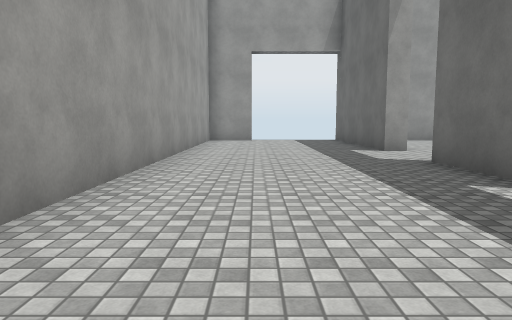
view 1 (above)

17 first-person views from a walk through a 3-D level made in the Unity game engine. The camera is 1.3 m above the floor, tilts 6° down and sees 70° across. The floor is counted in squares, 2 m on a side. Each view is taken from the middle of a square. On the plan, view 1 faces up. The plan holds only what a view shows up to about 11 squares ahead; the rest is blank. The place goes on beyond the plan. Surface patterns are stand-ins for the level's own textures.

view 2
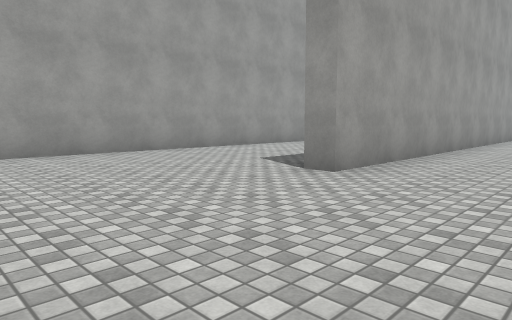

view 3
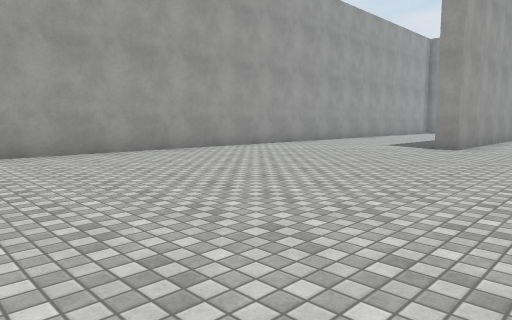

view 4
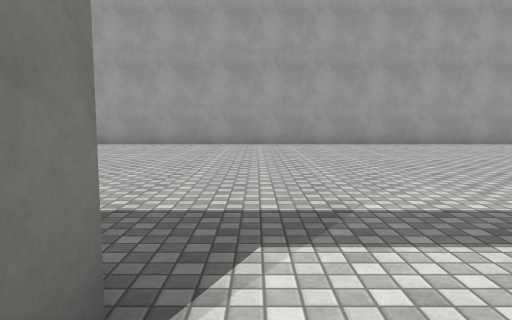

view 5
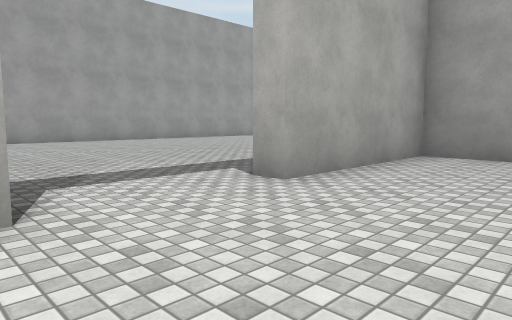

view 6
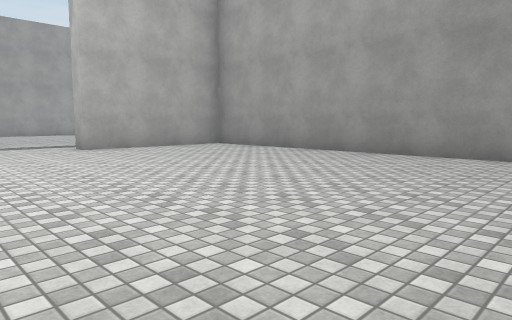

view 7
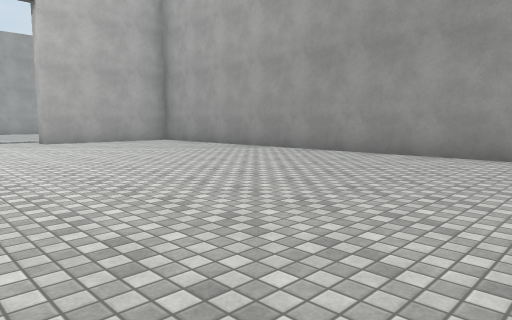

view 8
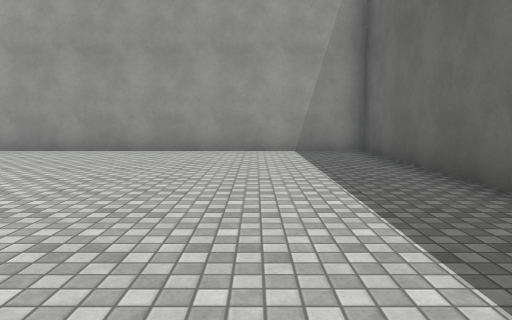

view 9
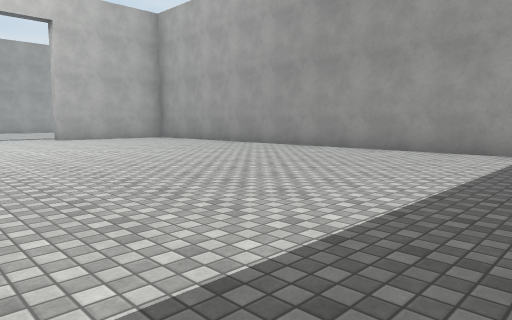

view 10
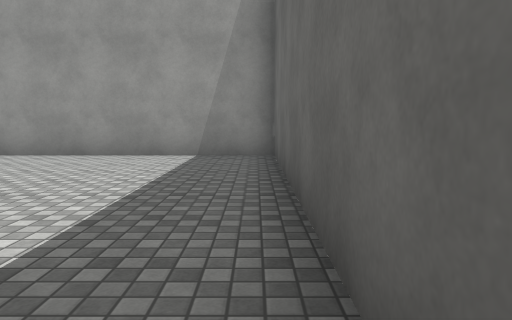

view 11
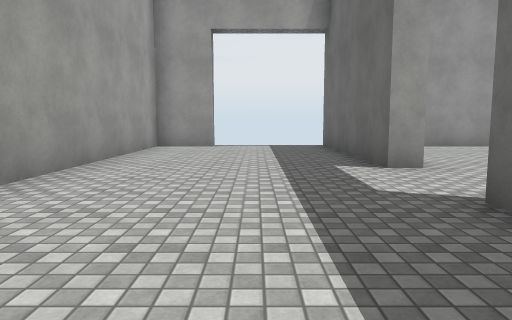

view 12
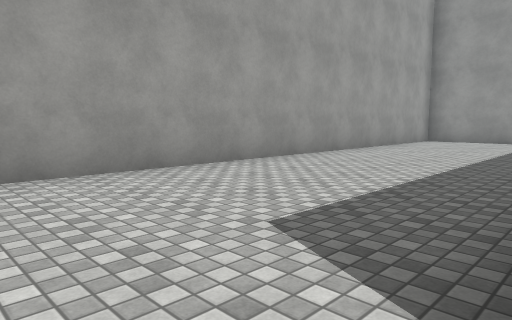

view 13
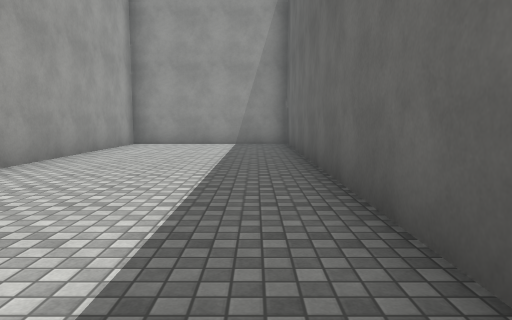

view 14
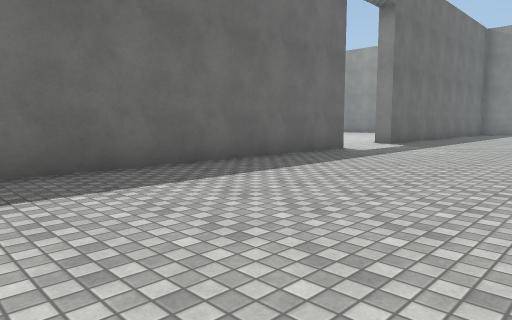

view 15
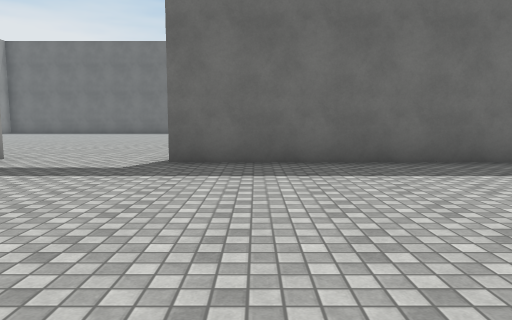

view 16
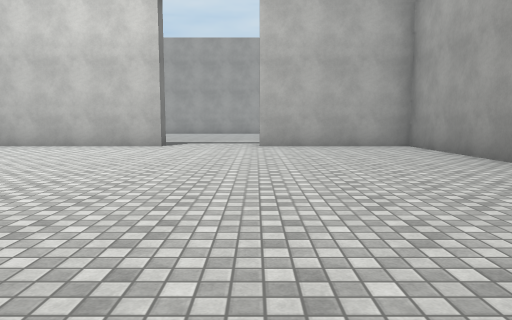

view 17
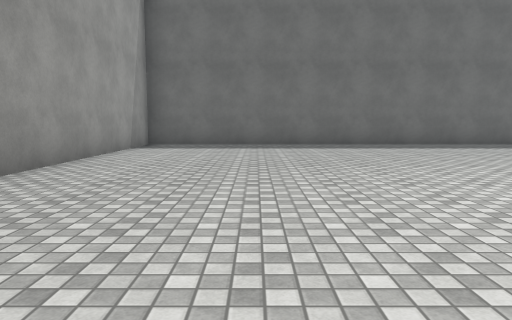

### Floor plan
Points are (right, up) in squares from view 1. A wall is a line through its corners. A room is listed if a view was taken in it or the views show most of it. See-through windows are left out.
Room 1 (views 1, 2, 3, 11, 12, 13, 14, 15)
walls: (-2.1, 3.1) (-2.1, 12.6) (-6.5, 12.6) (-6.5, -13.5); (2.8, 4) (2.8, 6); (3.4, -8.9) (2.8, -8.9) (2.8, 0.5); (3.4, 8.1) (2.8, 8.1) (2.8, 13.1); (2.8, -11.5) (3.4, -11.5); (-0.1, 13.1) (-0.1, 12.6) (-1.6, 12.6) (-1.6, 1.1) (-2.1, 1.1)
ways out: opening at (3, -10) to room 2; opening at (4, 4.5)
Room 2 (views 4, 5, 6, 7, 8, 9, 10, 16, 17)
walls: (3.4, -11.5) (3.4, -13.5); (17.4, -13.5) (17.4, -4.9) (3.4, -4.9) (3.4, -8.9)
ways out: opening at (3, -10) to room 1

Positions as (right, up) in squares from view 1, and headings:
1: (0, 0), facing up
2: (1, -3), facing up-left
3: (1, -8), facing up-left
4: (4, -11), facing left
5: (6, -12), facing up-left
6: (12, -12), facing up-left
7: (15, -12), facing up-left
8: (15, -13), facing up
9: (17, -13), facing up-left
10: (17, -12), facing up
11: (1, 3), facing up
12: (-2, 0), facing up-left
13: (-3, 2), facing up
14: (-2, -1), facing down-right
15: (-3, -1), facing right
16: (13, -9), facing left
17: (7, -8), facing right
